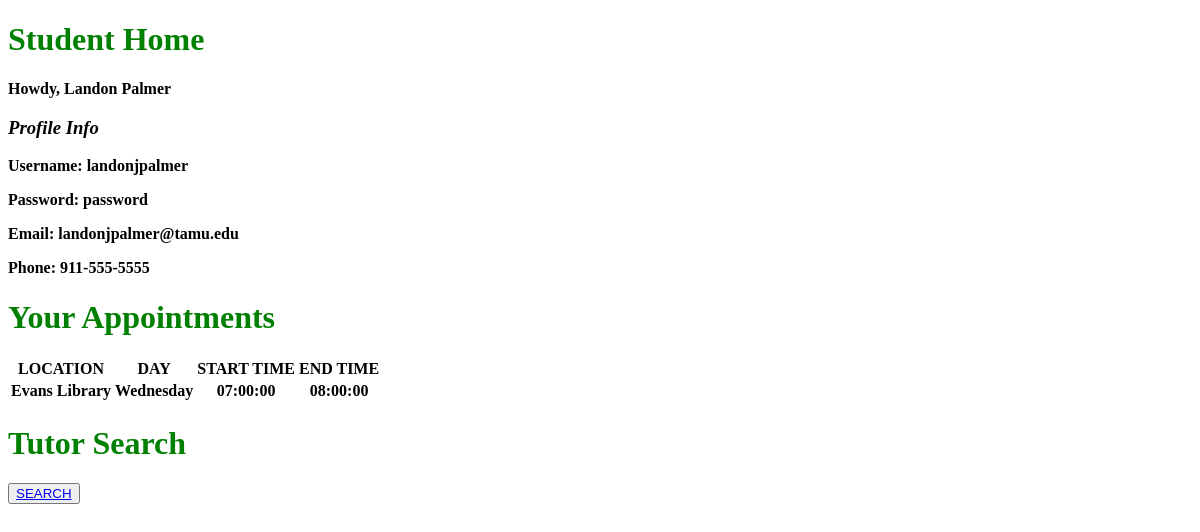
The app's page /student.php?user_id=1, older data.
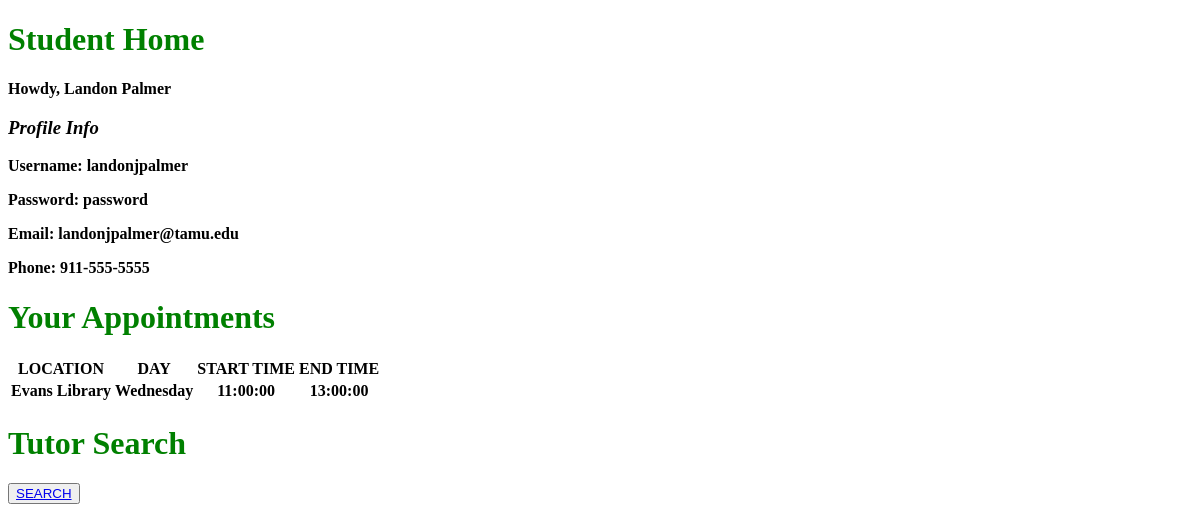
The same page, newer data.
### tables this page shows
CREATE TABLE `user` (
  `USER_ID` int(50) NOT NULL,
  `USERNAME` varchar(50) NOT NULL,
  `PASSWORD` varchar(50) NOT NULL,
  `F_NAME` varchar(50) NOT NULL,
  `L_NAME` varchar(50) NOT NULL,
  `PHONE` varchar(50) NOT NULL,
  `EMAIL` varchar(50) NOT NULL,
  `IS_STUDENT` tinyint(1) NOT NULL,
  `IS_TUTOR` tinyint(1) NOT NULL,
  `IS_ADMIN` tinyint(1) NOT NULL
);

CREATE TABLE `appointment` (
  `APPOINTMENT_ID` int(50) NOT NULL,
  `STUDENT_ID` int(50) NOT NULL,
  `TUTOR_ID` int(50) NOT NULL,
  `SUBJECT_ID` int(50) NOT NULL,
  `AVAILABILITY_ID` int(11) DEFAULT NULL,
  `LOCATION` varchar(50) DEFAULT NULL
);

CREATE TABLE `availability` (
  `AVAILABILITY_ID` int(11) NOT NULL,
  `DAY` varchar(15) DEFAULT NULL,
  `TUTOR_ID` int(11) DEFAULT NULL,
  `START_TIME` time DEFAULT NULL,
  `END_TIME` time DEFAULT NULL
);

### student.php (the view, shortened to what this page needs)
<?php
  $user_id = $_GET['user_id'];
  $db_host = 'localhost';
  $db_user = 'root';
  $db_password = 'root';
  $db_db = 'tutor_app';
  $mysqli = new mysqli(
    $db_host,
    $db_user,
    $db_password,
    $db_db
  );
  $appointment_sql = "SELECT appointment.STUDENT_ID, appointment.LOCATION, availability.DAY, availability.START_TIME, availability.END_TIME \n"
    . "FROM appointment \n"
    . "JOIN availability ON appointment.AVAILABILITY_ID = availability.AVAILABILITY_ID \n"
    . "WHERE STUDENT_ID=$user_id\n";
  $appointments_list = $mysqli->query($appointment_sql);
  $profile_query = $mysqli->query(" SELECT USERNAME, PASSWORD, F_NAME, L_NAME, PHONE, EMAIL FROM `user` WHERE `USER_ID`=$user_id  ");
?>
<!DOCTYPE html>
<html>
<head>
</head>
<body>
  <h1>Student Home</h1>
  <p><?php
        $profile_info = $profile_query->fetch_array(MYSQLI_ASSOC);
        echo "<p><strong>Howdy, " . $profile_info["F_NAME"] . " " . $profile_info["L_NAME"] . "</p>";
        echo "<h3><strong><i>Profile Info</i></strong></h3>";
        echo "<p><strong>Username: </strong> " . $profile_info["USERNAME"] . "</p>";
        echo "<p><strong>Password: </strong> " . $profile_info["PASSWORD"] . "</p>";
        echo "<p><strong>Email: </strong> " . $profile_info["EMAIL"] . "</p>";
        echo "<p><strong>Phone: </strong>" . $profile_info["PHONE"] . "</p>";
      ?>
  </p>
  <h1>Your Appointments</h1>
  <p><?php
  echo "<table>";
  echo "<tr>";
  echo "<th>LOCATION</th>";
  echo "<th>DAY</th>";
  echo "<th>START TIME</th>";
  echo "<th>END TIME</th>";
  while($row = mysqli_fetch_array($appointments_list))
  {
    echo "<tr>";
    echo "<th>" . $row["LOCATION"] . "</th>";
    echo "<th>" . $row["DAY"] . "</th>";
    echo "<th>" . $row["START_TIME"] . "</th>";
    echo "<th>" . $row["END_TIME"] . "</th>";
    echo "</tr>";
  }
  echo "</table>";
  ?></p>
  <h1>Tutor Search</h1>
  <button><a href="http://landonpalmer.com">SEARCH</a></button>
</body>
</html>

### student.php (style rules this page uses)
h1 { color: green; }

Row changes from the older to the newer data that the page shows:
changed through a linked row, appointment "Evans Library": AVAILABILITY_ID.START_TIME "07:00:00" → "11:00:00"; AVAILABILITY_ID.END_TIME "08:00:00" → "13:00:00"
